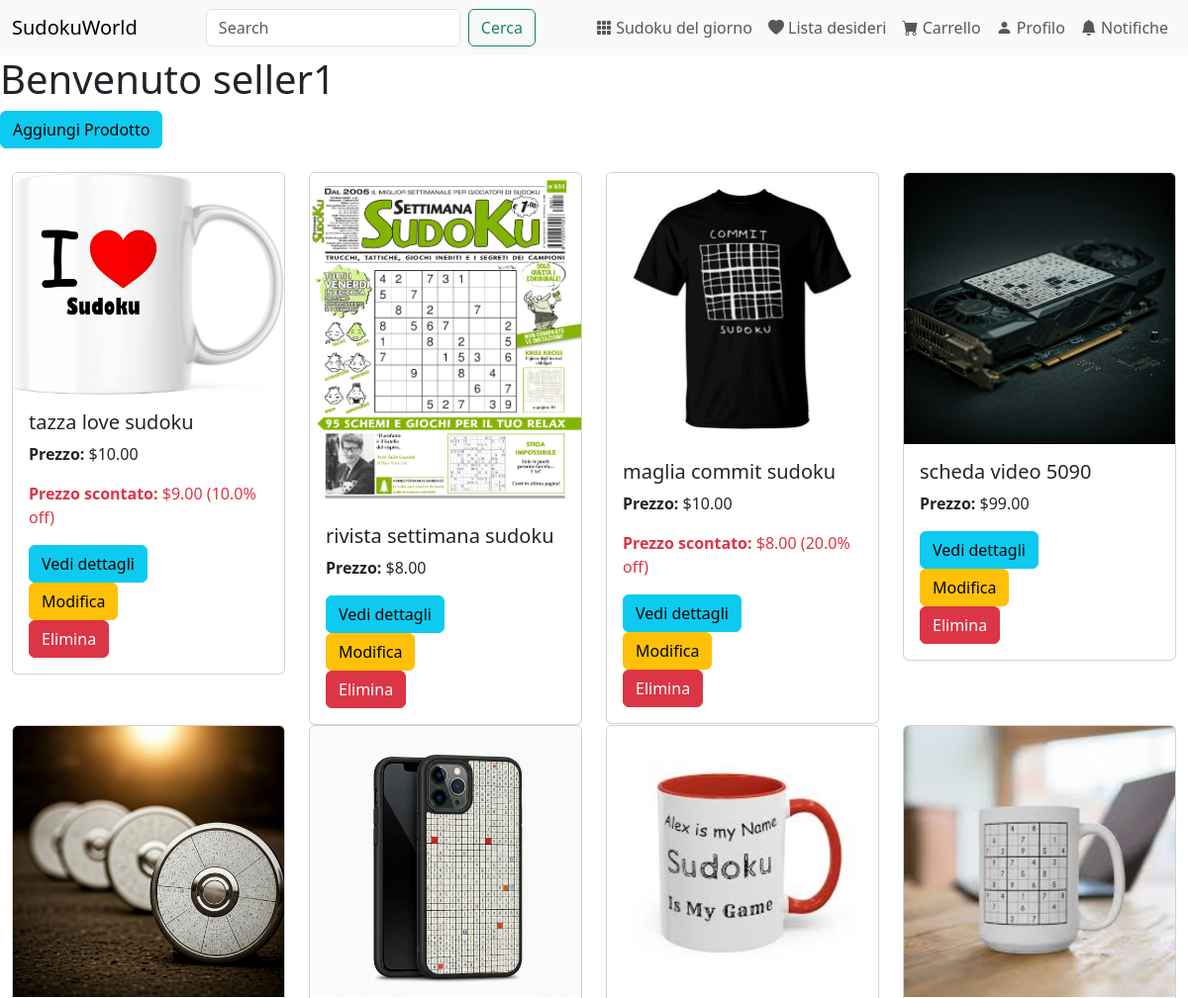
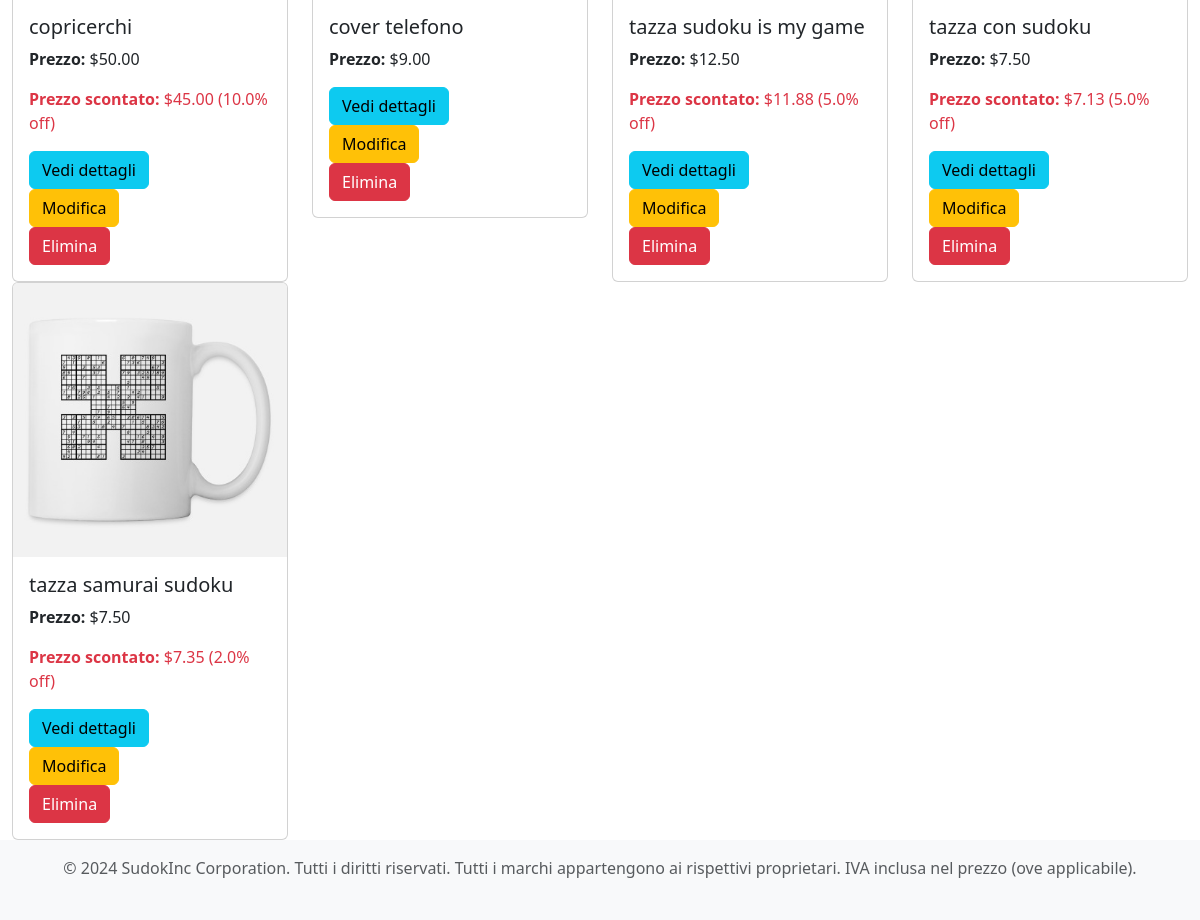
/pages/seller_dashboard.php (signed in), run on the app's committed database (2 pictures, top to bottom).
### tables this page shows
create table PRODUCT (
    id_product int not null auto_increment,
    name varchar(128) not null,
    description varchar(1024) not null,
    price int not null,
    image varchar(128) not null,
    discount int not null,
    availability int not null,
    removed char not null,
    email varchar(64) not null,
    category_tag varchar(32) not null,
    constraint ID_PRODUCT_ID primary key (id_product)
);

### classes/Product.php (called while the page is built, shortened)
<?php
class Product
{
    private $id;
    private $name;
    private $price;
    private $img;
    private $discount;
    private $removed;
    public function __construct($id_product, $name, $price, $description, $image, $email, $category_tag, $discount, $availability, $removed = 0)
    {
        $this->id = $id_product;
        $this->name = $name;
        $this->price = $price / 100;
        $this->img = $image;
        $this->discount = $discount;
        $this->removed = $removed;
    }
    public function getId()
    {
        return $this->id;
    }
    public function getName()
    {
        return $this->name;
    }
    public function getPrice()
    {
        return $this->price;
    }
    public function getImg()
    {
        return $this->img;
    }
    public function isRemoved()
    {
        return $this->removed;
    }
    public function getFinalPrice($sudoku_solved)
    {
        $discountPrice = $this->price * (1 - $this->discount / 100);
        return $discountPrice;
    }
    public function getFinalDiscount($sudoku_solved)
    {
        return (1 - ($this->getFinalPrice($sudoku_solved) / $this->price)) * 100;
    }
}

### database/Database.php (called while the page is built, shortened)
<?php
require_once 'Seller.php';
class Database
{
    private $db;
    public function __construct($servername, $username, $password, $dbname, $port)
    {
        $this->db = new mysqli($servername, $username, $password, $dbname, $port);
        $this->seller = new Seller($this);
    }
    public function query($query, $param_types, ...$params)
    {
        $stmt = $this->db->prepare($query);
        if ($param_types !== '') {
            $stmt->bind_param($param_types, ...$params);
        }
        $stmt->execute();
        return $stmt->get_result()->fetch_all(MYSQLI_ASSOC);
    }
    public function getProduct($id)
    {
        $query = "SELECT * FROM PRODUCT p WHERE id_product = ?";
        return $this->query($query, 'i', $id);
    }
}

### database/Seller.php (called while the page is built, shortened)
<?php
class Seller
{
    private $db;
    public function __construct($db)
    {
        $this->db = $db;
    }
    public function getProductsSoldBy($email)
    {
        $query = "SELECT id_product FROM PRODUCT WHERE email = ? AND removed = 0";
        return $this->db->query($query, 's', $email);
    }
}

### includes/bootstrap.php (called while the page is built, shortened)
<?php
require_once("../database/Database.php");
$db = new Database("db", "root", "example", "SUDOKUWORLD", 3306);

### includes/functions.php (the view, shortened to what this page needs)
<?php
function displayProductPreviews($id_products, $db, $sudoku_solved, $sellerActions = false, $is_wishlist = false, $is_prev_order=false, $is_cart=false)
{
    echo '<div class="container-fluid mt-4"><div class="row">';
    foreach ($id_products as $id_product) {
        $productData = $db->getProduct($id_product['id_product'])[0];
        $prod = new Product(...$productData);
        if(!array_key_exists('quantity', $id_product)){
            displayPreview($prod, $sudoku_solved, $sellerActions, $is_wishlist, $is_prev_order, 0, $is_cart);
        }else{
            displayPreview($prod, $sudoku_solved, $sellerActions, $is_wishlist, $is_prev_order, $id_product['quantity'], $is_cart);
        }
    }
    echo '</div></div>';
}
function displayPreview($product, $sudoku_solved, $sellerActions = false, $is_wishlist = false, $is_prev_order=false, $quantity=NULL, $is_cart=false)
    {
        echo '
    <div class="col-12 col-sm-12 col-md-6 col-lg-4 col-xl-3">
        <div class="card" style="width: 100%; ' . ($product->isRemoved() ? 'opacity: 0.5;' : '') . '">
            <img src="' . htmlspecialchars($product->getImg()) . '" class="card-img-top" alt="' . htmlspecialchars($product->getName()) . '">
            <div class="card-body">
                <h5 class="card-title">' . htmlspecialchars($product->getName()) . '</h5>';
                if(!$is_prev_order){
                    echo '
                    <p class="card-text"><strong>Prezzo:</strong> $' . number_format($product->getPrice(), 2) . '</p>';
                    if ($product->getFinalDiscount($sudoku_solved) > 0) {
                        echo '<p class="card-text text-danger"><strong>Prezzo scontato:</strong> $' . number_format($product->getFinalPrice($sudoku_solved), 2) . ' (' . number_format($product->getFinalDiscount($sudoku_solved), 1) . '% off)</p>';
                    }
                }else{
                    echo '
                    <p class="card-text"><strong>Quantità:</strong> ' . $quantity . '</p>';
                }
        echo '
        <a href="product.php?id=' . $product->getId() . '" class="btn btn-info">Vedi dettagli</a>
        ';
        if ($sellerActions) {
            echo '
        <form method="get" action="/pages/edit_product.php">
            <input type="hidden" name="id_product" value="' . ($product->getId()) . '" />
            <input type="submit" value="Modifica" class="btn btn-warning" />
        </form>
        <form method="post" action="#" onsubmit="return confirm(\'Sei sicuro di voler rimuovere il prodotto? Questa azione è irreversibile\')">
            <input type="hidden" name="id_product" value="' . ($product->getId()) . '" />
            <input type="submit" value="Elimina" class="btn btn-danger" name="delete" />
        </form>';
        }
        echo '
            </div>
        </div>
    </div>';
    }

### data on the page
product: image (picture), name "tazza love sudoku", Price "10.00", discount "9.00", discount "10.0"
product: image (picture), name "rivista settimana sudoku", Price "8.00"
product: image (picture), name "maglia commit sudoku", Price "10.00", discount "8.00", discount "20.0"
product: image (picture), name "scheda video 5090", Price "99.00"
product: image+name (picture), name "copricerchi", availability "50.00", $product->getFinalPrice($sudoku_solved) "45.00", $product->getFinalDiscount($sudoku_solved) "10.0"
product: image (picture), name "cover telefono", Price "9.00"
product: image (picture), name "tazza sudoku is my game", Price "12.50", discount "11.88", discount "5.0"
product: image (picture), name "tazza con sudoku", Price "7.50", discount "7.13", discount "5.0"
product: image (picture), name "tazza samurai sudoku", Price "7.50", discount "7.35", discount "2.0"

### other printed values
$_SESSION["name"] "seller1"
